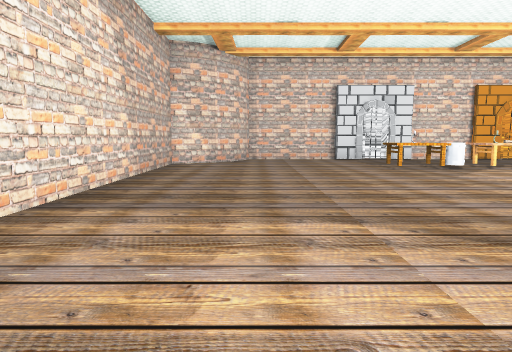
View 1 (above)

24 first-person views from a walk through a scene from a Unity 3-D project. The camera is 1.4 m above the floor, tilts 6° down and sees 70° across. The floor is counted in squares, 2 m on a side. Each view is taken from the middle of a square. On the plan, view 1 faces up. The plan holds only what a view shows up to about 11 squares ahead; the rest is blank. The place goes on beyond the plan. The player is left out. Door leaves are left out, so doorways stand open. Some surface patterns are stand-ins.

View 2
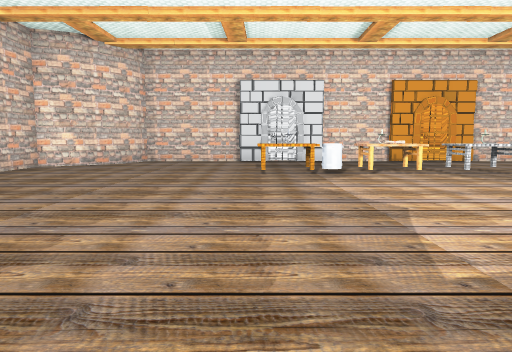

View 3
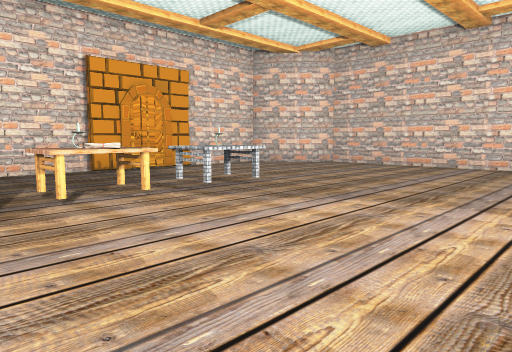

View 4
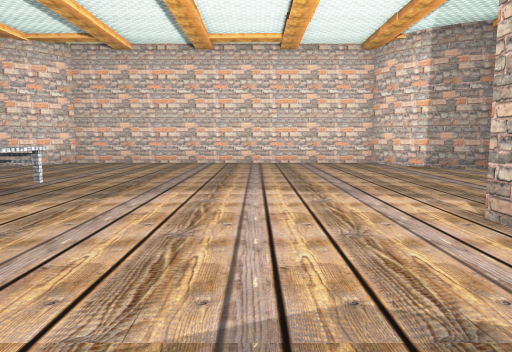

View 5
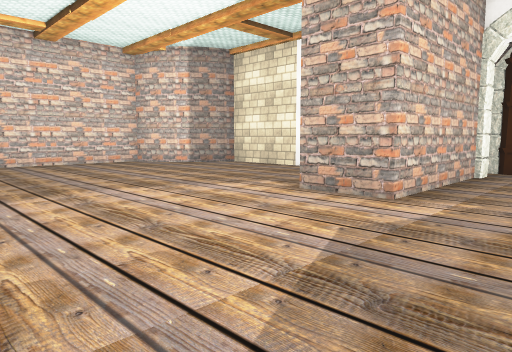

View 6
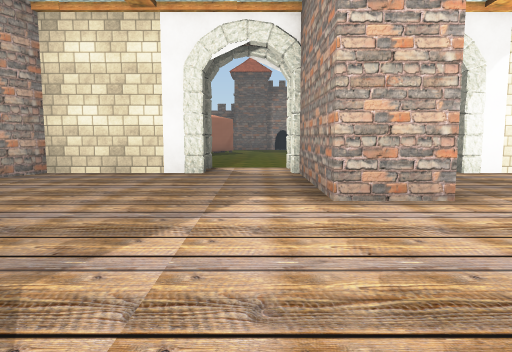

View 7
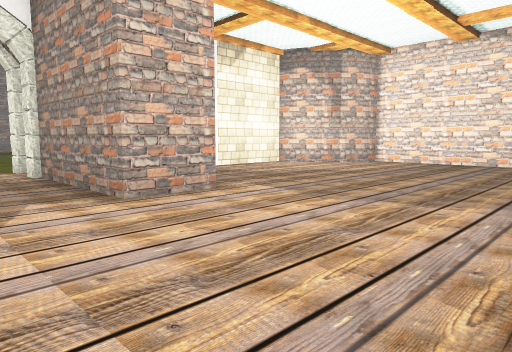

View 8
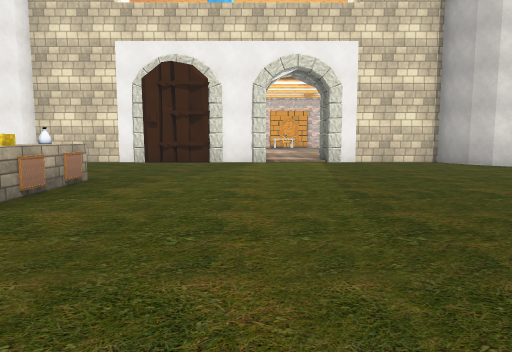

View 9
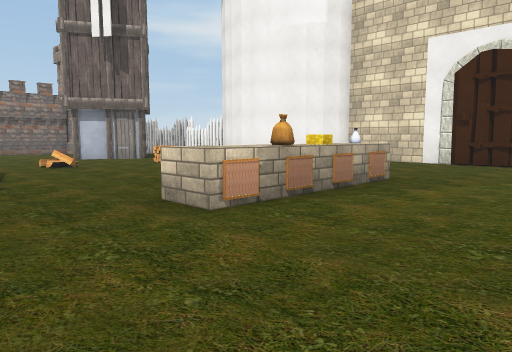

View 10
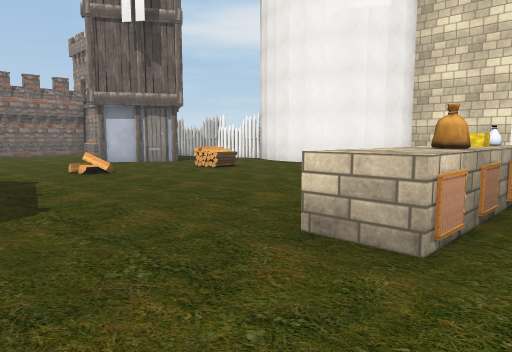

View 11
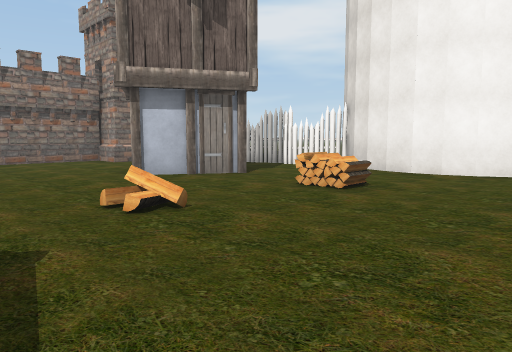

View 12
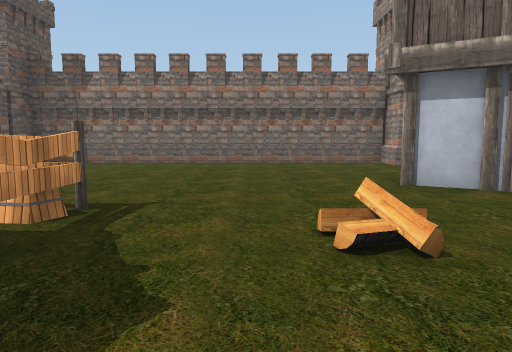

View 13
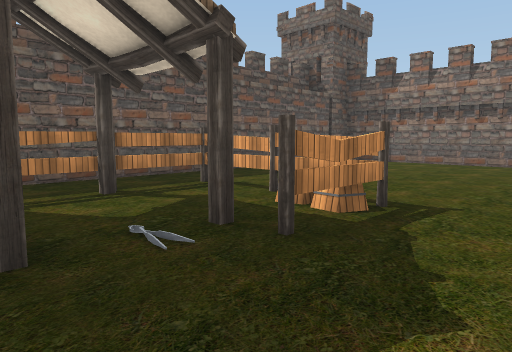

View 14
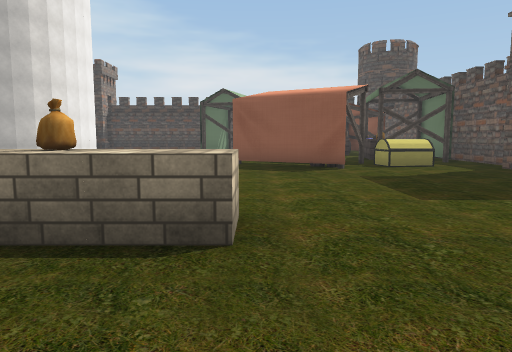

View 15
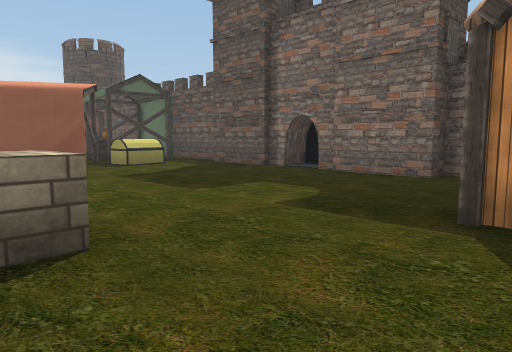

View 16
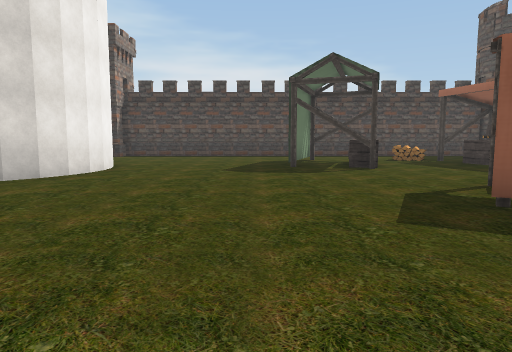

View 17
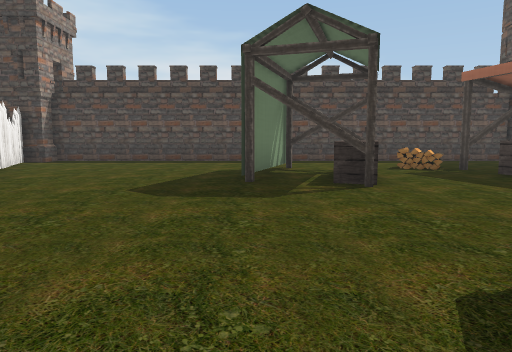

View 18
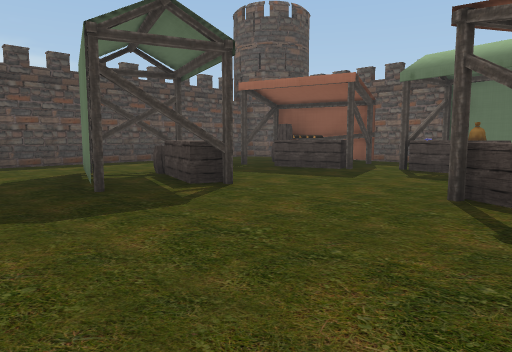

View 19
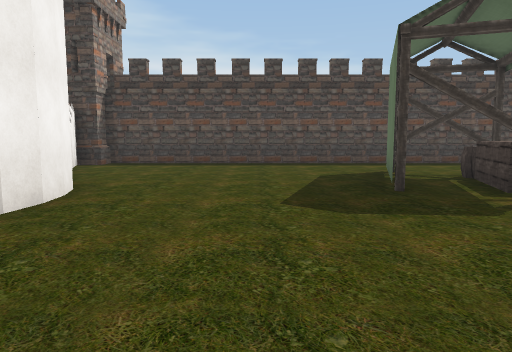

View 20
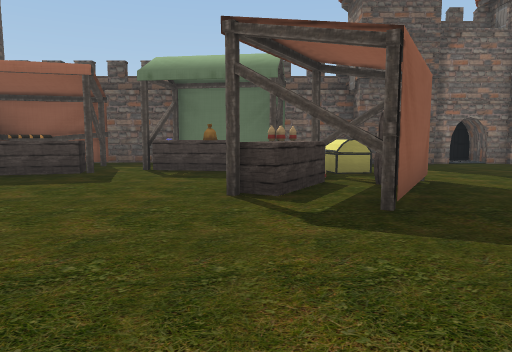

View 21
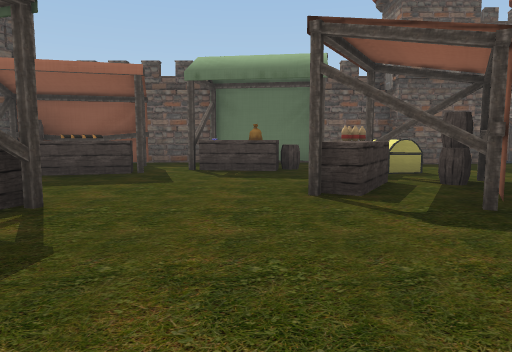

View 22
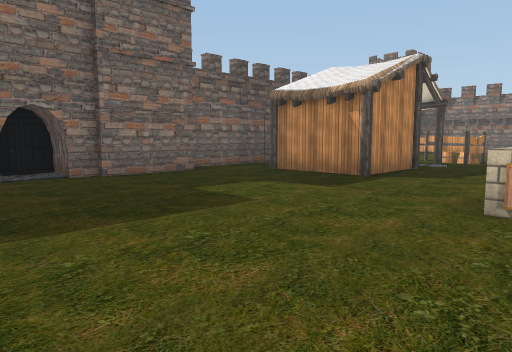

View 23
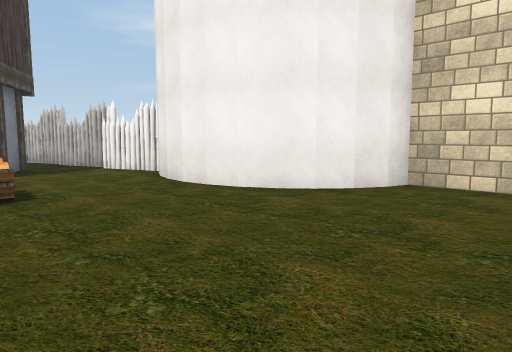

View 24
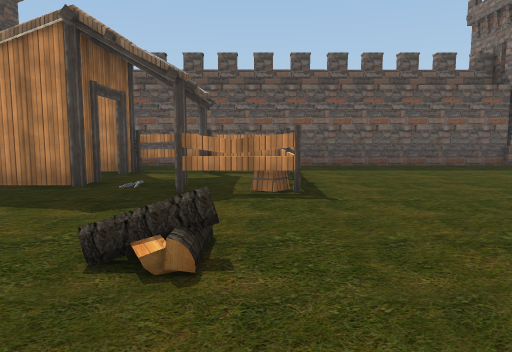

### Floor plan
Key: @ floor where view 1 was taken; # wall or solid block; x gap in a wall; . main floor; : floor 0.25 m higher than the main floor; D open door; ^ raised ledge; O other object.
Columns run from 12 left of view 1 to 20 right of it. Each row starts with its distance up from view 1.
 12             ##############
 11             ::::::::::::O#
 10          ##::::::::D:::::##
  9          #:::::::::D::::::#
  8          #:::::OOOOOO:::::#
  7          #::::::::::::::::#
  6          #::::::::::::::::#
  5          #::::::::::::::::#
  4          #::::::::::::::::#
  3          #:::::::##:::::::#
  2          #:::::::##:::::::#
  1          ## :::::##:::::O##
  0            #@::O:##:O#::#      O
 -1       OO   ####O#OODD####   OO O#
 -2       OO   O....^..DD...O   OOO.#
 -3      OOOOOOO............OOOO....#
 -4 OOOOO...........................#
 -5     .O..........................#
 -6 O#.   O..O.....O................#
 -7 #...OOO........^................#
 -8 #.....O........O...........###..#
 -9 #.......O......^...........^ #..#
-10 #....................###...^^#..#
-11 #....................#OO........#
-12 #......###.###.......# ......O..#
-13 #......#...###.......O#....OOx..#
-14 #......#...###.......OO###.x.#..#
-15 #......#######........#....### .#
-16  #.............###O##.####..    #
-17  ############### ######  ###

Positions as (right, up) in squares from view 1, and headings:
1: (0, 0), facing up
2: (3, 1), facing up
3: (4, 4), facing up-right
4: (3, 5), facing right
5: (3, 7), facing down-right
6: (7, 7), facing down
7: (8, 7), facing down-left
8: (6, -12), facing up
9: (6, -12), facing up-left
10: (4, -12), facing up-left
11: (0, -11), facing up-left
12: (-1, -10), facing left
13: (-1, -10), facing down-left
14: (0, -10), facing right
15: (0, -9), facing down-right
16: (6, -7), facing right
17: (9, -8), facing right
18: (10, -6), facing down-right
19: (10, -6), facing right
20: (11, -6), facing down
21: (12, -6), facing down
22: (7, -9), facing down-left
23: (2, -7), facing up-left
24: (-4, -7), facing down
